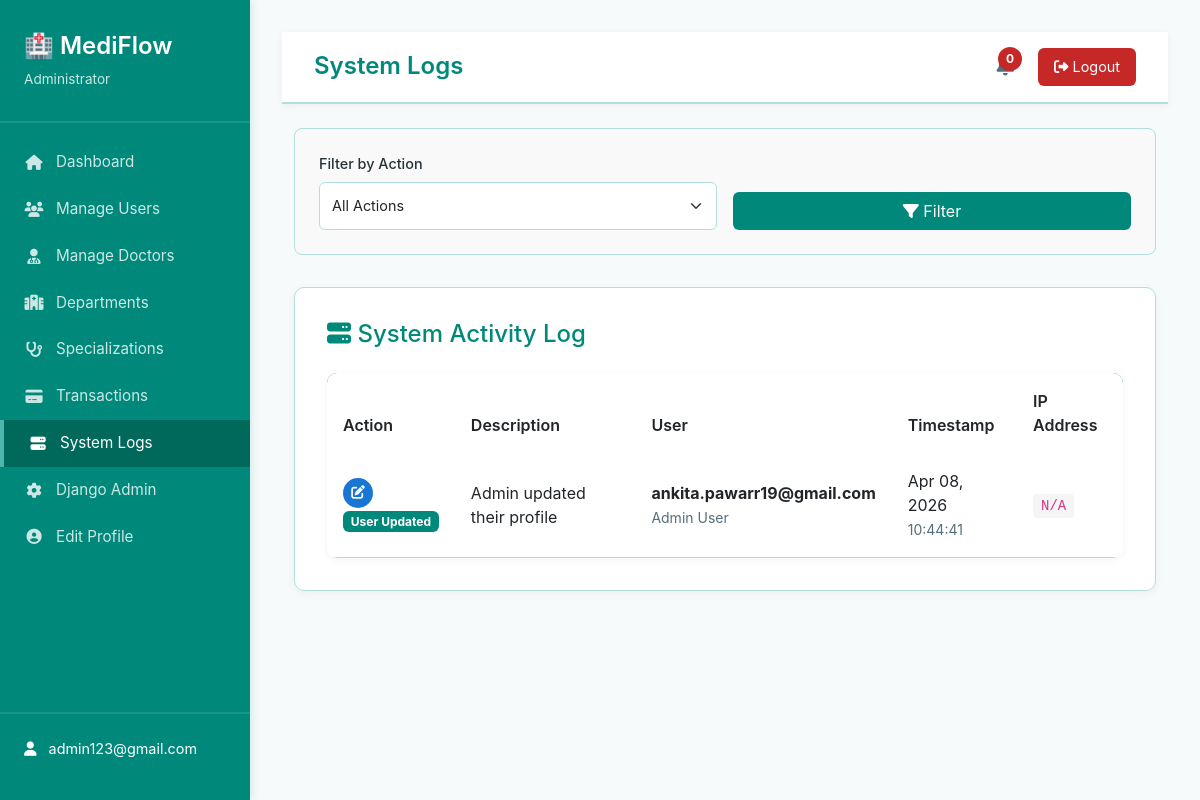
The page /dashboard/system-logs/ (signed in) on the database its author committed.
### accounts/models.py (models this page shows, shortened)
class CustomUser(AbstractUser):
    ROLE_CHOICES = (
        ('DOCTOR', 'Doctor'),
        ('PATIENT', 'Patient'),
    )
    role = models.CharField(
        max_length=10,
        choices=ROLE_CHOICES,
        default='PATIENT'
    )
    google_calendar_token = models.JSONField(
        null=True,
        blank=True,
        help_text="OAuth token for Google Calendar"
    )
    is_2fa_enabled = models.BooleanField(
        default=False,
        help_text="Whether two-factor authentication is enabled"
    )
    class Meta:
        db_table = 'accounts_customuser'
        verbose_name = 'User'
        verbose_name_plural = 'Users'

### admin_management/models.py (models this page shows, shortened)
class SystemAuditLog(models.Model):
    ACTION_CHOICES = [
        ('user_created', 'User Created'),
        ('user_deleted', 'User Deleted'),
        ('user_updated', 'User Updated'),
        ('doctor_approved', 'Doctor Approved'),
        ('doctor_suspended', 'Doctor Suspended'),
        ('booking_created', 'Booking Created'),
        ('booking_cancelled', 'Booking Cancelled'),
    ]
    user = models.ForeignKey(CustomUser, on_delete=models.SET_NULL, null=True)
    action = models.CharField(max_length=50, choices=ACTION_CHOICES)
    description = models.TextField()
    timestamp = models.DateTimeField(auto_now_add=True)
    ip_address = models.GenericIPAddressField(null=True, blank=True)
    class Meta:
        verbose_name = 'System Audit Log'
        verbose_name_plural = 'System Audit Logs'
        ordering = ['-timestamp']

### admin_management/views.py (the view)
# urls.py: path('system-logs/', views.system_logs, name='system_logs'),
@login_required
@user_passes_test(is_admin)
def system_logs(request):
    logs = SystemAuditLog.objects.all().order_by('-timestamp')
    action_filter = request.GET.get('action', '')
    if action_filter:
        logs = logs.filter(action=action_filter)
    context = {
        'logs': logs[:500],  # Limit to 500 most recent
        'action_filter': action_filter,
    }
    return render(request, 'admin_management/system_logs.html', context)

### admin_management/views.py (called while the page is built)
def is_admin(user):
    return user.is_staff or user.role == 'ADMIN'

### templates/admin_management/system_logs.html (shortened to what this page needs)
{% extends 'admin_management/base_admin.html' %}
{% block page_title %}System Logs{% endblock %}
{% block content %}
<div class="container-fluid mt-4">
    <div class="filter-section">
        <form method="get" class="filter-row">
            <div class="filter-group">
                <label for="action">Filter by Action</label>
                <select id="action" name="action" class="form-select">
                    <option value="">All Actions</option>
                </select>
            </div>
            <div class="filter-group">
                <button type="submit" class="btn btn-view" style="width: 100%;">
                    <i class="fas fa-filter"></i> Filter
                </button>
            </div>
        </form>
    </div>
    <div class="admin-card">
        <h2>
            <i class="fas fa-server"></i> System Activity Log
        </h2>
        <div class="table-admin">
            <table class="table table-hover mb-0">
                <thead>
                    <tr>
                        <th>Action</th>
                        <th>Description</th>
                        <th>User</th>
                        <th>Timestamp</th>
                        <th>IP Address</th>
                    </tr>
                </thead>
                <tbody>
                    {% for log in logs %}
                    <tr>
                        <td>
                            {% if 'created' in log.action %}
                            <span class="log-icon log-created">
                                <i class="fas fa-plus"></i>
                            </span>
                            {% elif 'updated' in log.action %}
                            <span class="log-icon log-updated">
                                <i class="fas fa-edit"></i>
                            </span>
                            {% elif 'deleted' in log.action %}
                            <span class="log-icon log-deleted">
                                <i class="fas fa-trash"></i>
                            </span>
                            {% elif 'approved' in log.action %}
                            <span class="log-icon log-approved">
                                <i class="fas fa-check"></i>
                            </span>
                            {% elif 'suspended' in log.action %}
                            <span class="log-icon log-suspended">
                                <i class="fas fa-ban"></i>
                            </span>
                            {% else %}
                            <span class="log-icon" style="background: #546E7A;">
                                <i class="fas fa-question"></i>
                            </span>
                            {% endif %}
                            <span class="badge" style="background: #00897B; color: white;">
                                {{ log.get_action_display }}
                            </span>
                        </td>
                        <td>{{ log.description }}</td>
                        <td>
                            <strong>{{ log.user.email }}</strong>
                            <br>
                            <small style="color: #546E7A;">{{ log.user.get_full_name }}</small>
                        </td>
                        <td>
                            <div>{{ log.timestamp|date:"M d, Y" }}</div>
                            <small style="color: #546E7A;">{{ log.timestamp|date:"H:i:s" }}</small>
                        </td>
                        <td>
                            <code style="background: #f5f5f5; padding: 0.25rem 0.5rem; border-radius: 4px;">
                                {{ log.ip_address|default:"N/A" }}
                            </code>
                        </td>
                    </tr>
                    {% endfor %}
                </tbody>
            </table>
        </div>
    </div>
</div>
{% endblock %}

### templates/admin_management/base_admin.html (shortened to what this page needs)
<!DOCTYPE html>
<html lang="en">
<head>
    <link href="https://cdn.jsdelivr.net/npm/bootstrap@5.3.0/dist/css/bootstrap.min.css" rel="stylesheet">
    <link rel="stylesheet" href="https://cdnjs.cloudflare.com/ajax/libs/font-awesome/6.4.0/css/all.min.css">
</head>
<body>
    <div class="sidebar">
        <div class="sidebar-header">
            <h2>🏥 MediFlow</h2>
            <p>Administrator</p>
        </div>
        <ul class="sidebar-menu">
            <li><a href="{% url 'admin_management:dashboard' %}" class="{% if request.resolver_match.url_name == 'dashboard' %}active{% endif %}">
                <i class="fas fa-home"></i> Dashboard
            </a></li>
            <li><a href="{% url 'admin_management:manage_users' %}" class="{% if request.resolver_match.url_name == 'manage_users' %}active{% endif %}">
                <i class="fas fa-users"></i> Manage Users
            </a></li>
            <li><a href="{% url 'admin_management:manage_doctors' %}" class="{% if request.resolver_match.url_name == 'manage_doctors' %}active{% endif %}">
                <i class="fas fa-user-md"></i> Manage Doctors
            </a></li>
            <li><a href="{% url 'admin_management:departments' %}" class="{% if request.resolver_match.url_name == 'departments' %}active{% endif %}">
                <i class="fas fa-hospital"></i> Departments
            </a></li>
            <li><a href="{% url 'admin_management:specializations' %}" class="{% if request.resolver_match.url_name == 'specializations' %}active{% endif %}">
                <i class="fas fa-stethoscope"></i> Specializations
            </a></li>
            <li><a href="{% url 'admin_management:transactions' %}" class="{% if request.resolver_match.url_name == 'transactions' %}active{% endif %}">
                <i class="fas fa-credit-card"></i> Transactions
            </a></li>
            <li><a href="{% url 'admin_management:system_logs' %}" class="{% if request.resolver_match.url_name == 'system_logs' %}active{% endif %}">
                <i class="fas fa-server"></i> System Logs
            </a></li>
            <li><a href="/admin/">
                <i class="fas fa-cog"></i> Django Admin
            </a></li>
            <li><a href="{% url 'admin_management:edit_profile' %}" class="{% if request.resolver_match.url_name == 'edit_profile' %}active{% endif %}">
                <i class="fas fa-user-circle"></i> Edit Profile
            </a></li>
        </ul>
        <div class="sidebar-footer">
            <div class="user-info">
                <i class="fas fa-user"></i>
                <span>{{ request.user.email }}</span>
            </div>
        </div>
    </div>
    <div class="main-content">
        <div class="navbar-admin">
            <h1>{% block page_title %}Dashboard{% endblock %}</h1>
            <div class="navbar-actions">
                <div class="notification-badge">
                    <span class="badge-number">0</span>
                </div>
                <form method="post" action="{% url 'logout' %}" style="margin: 0;" onsubmit="return confirm('Are you sure you want to logout?');">
                    <button type="submit" class="logout-btn">
                        <i class="fas fa-sign-out-alt"></i> Logout
                    </button>
                </form>
            </div>
        </div>
        {% block content %}{% endblock %}
    </div>
</body>
</html>

### templates/admin_management/base_admin.html (style rules this page uses)
:root { --primary-teal: #00897B; --secondary-teal: #00695C; --accent-teal: #4DB6AC; --background: #F7FAFA; --card-bg: #FFFFFF; --text-color: #263238; --text-light: #546E7A; --success: #2E7D32; --danger: #C62828; --warning: #F57C00; --border-color: #B2DFDB; }
* { margin: 0; padding: 0; box-sizing: border-box; }
body { font-family: -apple-system, BlinkMacSystemFont, 'Segoe UI', Roboto, sans-serif; background-color: var(--background); color: var(--text-color); }
.sidebar { background: var(--primary-teal); color: white; height: 100vh; position: fixed; left: 0; top: 0; width: 250px; overflow-y: auto; box-shadow: 2px 0 8px rgba(0, 137, 123, 0.15); }
.sidebar-header { padding: 2rem 1.5rem; border-bottom: 2px solid rgba(255, 255, 255, 0.1); }
.sidebar-header h2 { font-size: 1.5rem; margin: 0; font-weight: 600; }
.sidebar-header p { font-size: 0.85rem; opacity: 0.8; margin: 0.5rem 0 0 0; }
.sidebar-menu { list-style: none; padding: 1rem 0; }
.sidebar-menu li { margin: 0; }
.sidebar-menu a { display: flex; align-items: center; gap: 0.75rem; padding: 0.75rem 1.5rem; color: rgba(255, 255, 255, 0.8); text-decoration: none; transition: all 0.2s; font-size: 0.95rem; }
.sidebar-menu a.active { background: var(--secondary-teal); color: white; border-left: 4px solid var(--accent-teal); }
.sidebar-menu i { width: 20px; text-align: center; }
.sidebar-footer { position: absolute; bottom: 0; width: 100%; padding: 1.5rem; border-top: 2px solid rgba(255, 255, 255, 0.1); }
.user-info { display: flex; align-items: center; gap: 0.75rem; margin-bottom: 1rem; font-size: 0.9rem; }
.main-content { margin-left: 250px; padding: 2rem; }
.navbar-admin { background: white; border-bottom: 2px solid var(--border-color); box-shadow: 0 2px 8px rgba(0, 0, 0, 0.05); padding: 1rem 2rem; display: flex; justify-content: space-between; align-items: center; position: sticky; top: 0; z-index: 100; }
.navbar-admin h1 { font-size: 1.5rem; color: var(--primary-teal); margin: 0; font-weight: 600; }
.navbar-actions { display: flex; align-items: center; gap: 1.5rem; }
.notification-badge { position: relative; display: inline-block; }
.badge-number { position: absolute; top: -8px; right: -8px; background: var(--danger); color: white; border-radius: 50%; width: 24px; height: 24px; display: flex; align-items: center; justify-content: center; font-size: 0.75rem; font-weight: bold; }
.logout-btn { background: var(--danger); color: white; border: none; padding: 0.5rem 1rem; border-radius: 6px; cursor: pointer; font-size: 0.9rem; transition: background 0.2s; }
.admin-card { background: var(--card-bg); border-radius: 10px; box-shadow: 0 2px 8px rgba(0, 0, 0, 0.05); padding: 2rem; margin-bottom: 2rem; border: 1px solid var(--border-color); }
.admin-card h2 { color: var(--primary-teal); margin-bottom: 1.5rem; font-size: 1.5rem; }
.table-admin { background: var(--card-bg); border-radius: 10px; overflow: hidden; box-shadow: 0 2px 8px rgba(0, 0, 0, 0.05); }
.table-admin thead { background: var(--primary-teal); color: white; }
.table-admin thead th { border: none; padding: 1rem; font-weight: 600; }
.table-admin tbody td { padding: 1rem; border-color: var(--border-color); vertical-align: middle; }
.btn-view { background: var(--primary-teal); color: white; }
.filter-section { background: #f9f9f9; padding: 1.5rem; border-radius: 8px; margin-bottom: 2rem; border: 1px solid var(--border-color); }
.filter-row { display: grid; grid-template-columns: repeat(auto-fit, minmax(250px, 1fr)); gap: 1rem; align-items: end; }
.filter-group { display: flex; flex-direction: column; }
.filter-group label { font-size: 0.9rem; font-weight: 500; margin-bottom: 0.5rem; color: var(--text-color); }
.filter-group input, .filter-group select { padding: 0.75rem; border: 1px solid var(--border-color); border-radius: 6px; font-size: 0.9rem; }

### templates/admin_management/system_logs.html (style rules this page uses)
.log-icon { display: inline-block; width: 30px; height: 30px; border-radius: 50%; display: flex; align-items: center; justify-content: center; color: white; font-size: 0.85rem; margin-right: 0.75rem; }
.log-updated { background: #1976D2; }

### rows shown on the page
CustomUser: user.email "admin123@gmail.com"
SystemAuditLog: action "User Updated", description "Admin updated their profile", user.email "ankita.pawarr19@gmail.com", user.get_full_name "Admin User", timestamp "Apr 08, 2026", timestamp "10:44:41", ip_address "N/A"
